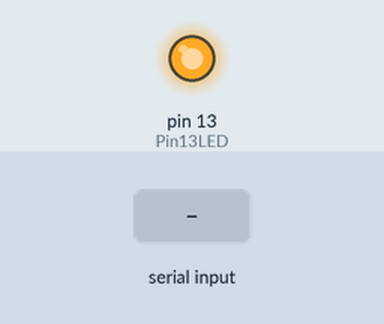
A sketch run on a simulated Arduino Uno, built with avr-gcc and run on an emulated ATmega328P. On the bench: output pins drawn as LEDs (lit = HIGH). Inputs (shaded band) come from the test bench. What the sketch prints to the serial monitor is not drawn.

Above: at 1.2 s.
1.3 s: byte 30 received over Serial
Timing chart, 0 to 4.3 s (numbered marks = the images above; inputs shaded):
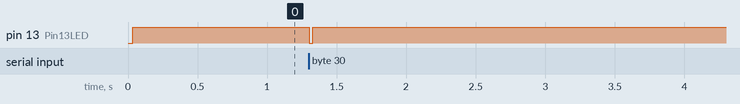

Measured:
- after the input at 1.3 s, pin 13 (Pin13LED): HIGH → LOW at once, → HIGH 0.03 s later

The sketch:

SoftSerial.ino
```cpp
/*-----( Import needed libraries )-----*/
#include <SoftwareSerial.h>
/*-----( Declare Constants and Pin Numbers )-----*/
#define SSerialRX 10
#define SSerialTX 11
#define Pin13LED  13
/*-----( Declare objects )-----*/
SoftwareSerial mySerial(SSerialRX, SSerialTX); // RX, TX
/*-----( Declare Variables )-----*/
int byteReceived;
int byteSend;

void setup()   /****** SETUP: RUNS ONCE ******/
{
  // Start the built-in serial port, probably to Serial Monitor
  Serial.begin(9600);
  Serial.println("YourDuino.com SoftwareSerial remote loop example");
  Serial.println("Use Serial Monitor, type in upper window, ENTER");
  pinMode(Pin13LED, OUTPUT);

  // Start the software serial port, to another device
  mySerial.begin(9600);   // set the data rate
}//--(end setup )---


void loop()   /****** LOOP: RUNS CONSTANTLY ******/
{
  digitalWrite(Pin13LED, HIGH);  // Show activity
  if (Serial.available())
  {
    byteReceived = Serial.read();
    mySerial.write(byteReceived);  // Send byte to Remote Arduino
    digitalWrite(Pin13LED, LOW);  // Show activity
    delay(25);
  }

  if (mySerial.available())  //Look for data from other Arduino
   {
    digitalWrite(Pin13LED, HIGH);  // Show activity
    byteSend = mySerial.read();    // Read received byte
    Serial.write(byteSend);        // Show on Serial Monitor
    delay(10);
    digitalWrite(Pin13LED, LOW);  // Show activity
   }

}
```
